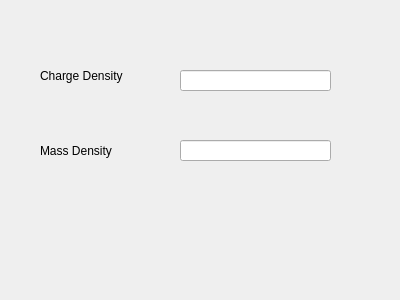
<?xml version="1.0" encoding="UTF-8"?>
<ui version="4.0">
 <class>WidgetCreateRigidBodyItems</class>
 <widget class="QDialog" name="WidgetCreateRigidBodyItems">
  <property name="geometry">
   <rect>
    <x>0</x>
    <y>0</y>
    <width>400</width>
    <height>300</height>
   </rect>
  </property>
  <property name="windowTitle">
   <string>Dialog</string>
  </property>
  <widget class="QLabel" name="label">
   <property name="geometry">
    <rect>
     <x>40</x>
     <y>60</y>
     <width>131</width>
     <height>31</height>
    </rect>
   </property>
   <property name="text">
    <string>Charge Density</string>
   </property>
   <property name="buddy">
    <cstring>_chargeLineEdit</cstring>
   </property>
  </widget>
  <widget class="QLabel" name="label_2">
   <property name="geometry">
    <rect>
     <x>40</x>
     <y>140</y>
     <width>101</width>
     <height>21</height>
    </rect>
   </property>
   <property name="text">
    <string>Mass Density</string>
   </property>
   <property name="buddy">
    <cstring>_massLineEdit</cstring>
   </property>
  </widget>
  <widget class="QLineEdit" name="_chargeLineEdit">
   <property name="geometry">
    <rect>
     <x>180</x>
     <y>70</y>
     <width>151</width>
     <height>21</height>
    </rect>
   </property>
  </widget>
  <widget class="QLineEdit" name="_massLineEdit">
   <property name="geometry">
    <rect>
     <x>180</x>
     <y>140</y>
     <width>151</width>
     <height>21</height>
    </rect>
   </property>
  </widget>
 </widget>
 <resources/>
 <connections/>
</ui>
